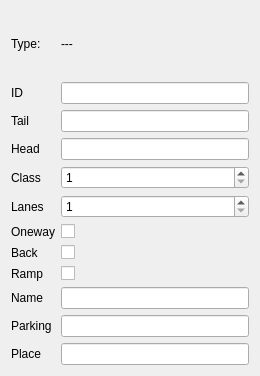
<?xml version="1.0" encoding="UTF-8"?>
<ui version="4.0">
 <class>TrLinkDock</class>
 <widget class="QWidget" name="TrLinkDock">
  <property name="geometry">
   <rect>
    <x>0</x>
    <y>0</y>
    <width>260</width>
    <height>376</height>
   </rect>
  </property>
  <property name="sizePolicy">
   <sizepolicy hsizetype="Preferred" vsizetype="Preferred">
    <horstretch>0</horstretch>
    <verstretch>0</verstretch>
   </sizepolicy>
  </property>
  <property name="windowTitle">
   <string>Form</string>
  </property>
  <layout class="QGridLayout" name="gridLayout_2">
   <property name="sizeConstraint">
    <enum>QLayout::SizeConstraint::SetDefaultConstraint</enum>
   </property>
   <item row="0" column="0">
    <layout class="QGridLayout" name="gridLayout">
     <item row="8" column="0">
      <widget class="QLabel" name="label_lanes">
       <property name="text">
        <string>Lanes</string>
       </property>
      </widget>
     </item>
     <item row="14" column="0">
      <widget class="QLabel" name="label_Place">
       <property name="text">
        <string>Place</string>
       </property>
      </widget>
     </item>
     <item row="11" column="0">
      <widget class="QLabel" name="label_Ramp">
       <property name="text">
        <string>Ramp</string>
       </property>
      </widget>
     </item>
     <item row="8" column="1">
      <widget class="QSpinBox" name="spinBox_Lanes">
       <property name="minimum">
        <number>1</number>
       </property>
       <property name="maximum">
        <number>32</number>
       </property>
      </widget>
     </item>
     <item row="2" column="0">
      <widget class="QLabel" name="label_Tail">
       <property name="text">
        <string>Tail</string>
       </property>
      </widget>
     </item>
     <item row="0" column="1">
      <widget class="QLabel" name="label_type_2">
       <property name="text">
        <string>---</string>
       </property>
      </widget>
     </item>
     <item row="9" column="1">
      <widget class="QCheckBox" name="checkBox_Oneway">
       <property name="text">
        <string/>
       </property>
      </widget>
     </item>
     <item row="1" column="1">
      <widget class="QLineEdit" name="lineEdit_ID">
       <property name="enabled">
        <bool>true</bool>
       </property>
      </widget>
     </item>
     <item row="1" column="0">
      <widget class="QLabel" name="label_type_3">
       <property name="text">
        <string>ID</string>
       </property>
      </widget>
     </item>
     <item row="5" column="0">
      <widget class="QLabel" name="label_Head">
       <property name="text">
        <string>Head</string>
       </property>
      </widget>
     </item>
     <item row="11" column="1">
      <widget class="QCheckBox" name="checkBox_Ramp">
       <property name="text">
        <string/>
       </property>
      </widget>
     </item>
     <item row="14" column="1">
      <widget class="QLineEdit" name="lineEdit_Place"/>
     </item>
     <item row="7" column="1">
      <widget class="QSpinBox" name="spinBox_Class">
       <property name="enabled">
        <bool>true</bool>
       </property>
       <property name="minimum">
        <number>1</number>
       </property>
       <property name="maximum">
        <number>16</number>
       </property>
      </widget>
     </item>
     <item row="9" column="0">
      <widget class="QLabel" name="label_oneway">
       <property name="text">
        <string>Oneway</string>
       </property>
      </widget>
     </item>
     <item row="5" column="1">
      <widget class="QLineEdit" name="lineEdit_Head">
       <property name="enabled">
        <bool>true</bool>
       </property>
      </widget>
     </item>
     <item row="7" column="0">
      <widget class="QLabel" name="label_class">
       <property name="text">
        <string>Class</string>
       </property>
      </widget>
     </item>
     <item row="2" column="1">
      <widget class="QLineEdit" name="lineEdit_Tail">
       <property name="enabled">
        <bool>true</bool>
       </property>
      </widget>
     </item>
     <item row="0" column="0">
      <widget class="QLabel" name="label_type">
       <property name="text">
        <string>Type:</string>
       </property>
      </widget>
     </item>
     <item row="10" column="1">
      <widget class="QCheckBox" name="checkBox_Backward">
       <property name="text">
        <string/>
       </property>
      </widget>
     </item>
     <item row="10" column="0">
      <widget class="QLabel" name="label_Back">
       <property name="text">
        <string>Back</string>
       </property>
      </widget>
     </item>
     <item row="12" column="1">
      <widget class="QLineEdit" name="lineEdit_Name"/>
     </item>
     <item row="12" column="0">
      <widget class="QLabel" name="label_Name">
       <property name="text">
        <string>Name</string>
       </property>
      </widget>
     </item>
     <item row="13" column="0">
      <widget class="QLabel" name="Parking">
       <property name="text">
        <string>Parking</string>
       </property>
      </widget>
     </item>
     <item row="13" column="1">
      <widget class="QLineEdit" name="lineEdit_Park"/>
     </item>
    </layout>
   </item>
  </layout>
 </widget>
 <resources/>
 <connections/>
</ui>
